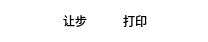
<?xml version="1.0" encoding="UTF-8"?>
<ui version="4.0">
 <class>operCheckBoxItem</class>
 <widget class="QWidget" name="operCheckBoxItem">
  <property name="geometry">
   <rect>
    <x>0</x>
    <y>0</y>
    <width>208</width>
    <height>42</height>
   </rect>
  </property>
  <property name="windowTitle">
   <string>operCheckBoxItem</string>
  </property>
  <property name="styleSheet">
   <string notr="true">QWidget#operCheckBoxItem
{
background-color: transparent;
}</string>
  </property>
  <layout class="QGridLayout" name="gridLayout">
   <property name="leftMargin">
    <number>0</number>
   </property>
   <property name="topMargin">
    <number>0</number>
   </property>
   <property name="rightMargin">
    <number>0</number>
   </property>
   <property name="bottomMargin">
    <number>0</number>
   </property>
   <property name="spacing">
    <number>0</number>
   </property>
   <item row="0" column="0">
    <widget class="QFrame" name="frame">
     <property name="styleSheet">
      <string notr="true">QFrame#frame
{
background-color: transparent;
}</string>
     </property>
     <property name="frameShape">
      <enum>QFrame::StyledPanel</enum>
     </property>
     <property name="frameShadow">
      <enum>QFrame::Raised</enum>
     </property>
     <property name="lineWidth">
      <number>0</number>
     </property>
     <layout class="QHBoxLayout" name="horizontalLayout">
      <property name="spacing">
       <number>0</number>
      </property>
      <property name="leftMargin">
       <number>0</number>
      </property>
      <property name="topMargin">
       <number>0</number>
      </property>
      <property name="rightMargin">
       <number>0</number>
      </property>
      <property name="bottomMargin">
       <number>0</number>
      </property>
      <item>
       <spacer name="horizontalSpacer">
        <property name="orientation">
         <enum>Qt::Horizontal</enum>
        </property>
        <property name="sizeHint" stdset="0">
         <size>
          <width>40</width>
          <height>20</height>
         </size>
        </property>
       </spacer>
      </item>
      <item>
       <widget class="QCheckBox" name="checkBox_concession">
        <property name="minimumSize">
         <size>
          <width>60</width>
          <height>40</height>
         </size>
        </property>
        <property name="styleSheet">
         <string notr="true">background-color: rgb(108, 108, 108);

background-color: transparent;</string>
        </property>
        <property name="text">
         <string>让步</string>
        </property>
       </widget>
      </item>
      <item>
       <widget class="QCheckBox" name="checkBox_outprint">
        <property name="minimumSize">
         <size>
          <width>60</width>
          <height>40</height>
         </size>
        </property>
        <property name="styleSheet">
         <string notr="true">background-color: rgb(108, 108, 108);

background-color: transparent;</string>
        </property>
        <property name="text">
         <string>打印</string>
        </property>
       </widget>
      </item>
      <item>
       <spacer name="horizontalSpacer_2">
        <property name="orientation">
         <enum>Qt::Horizontal</enum>
        </property>
        <property name="sizeHint" stdset="0">
         <size>
          <width>40</width>
          <height>20</height>
         </size>
        </property>
       </spacer>
      </item>
     </layout>
    </widget>
   </item>
  </layout>
 </widget>
 <layoutdefault spacing="6" margin="11"/>
 <resources/>
 <connections/>
</ui>
